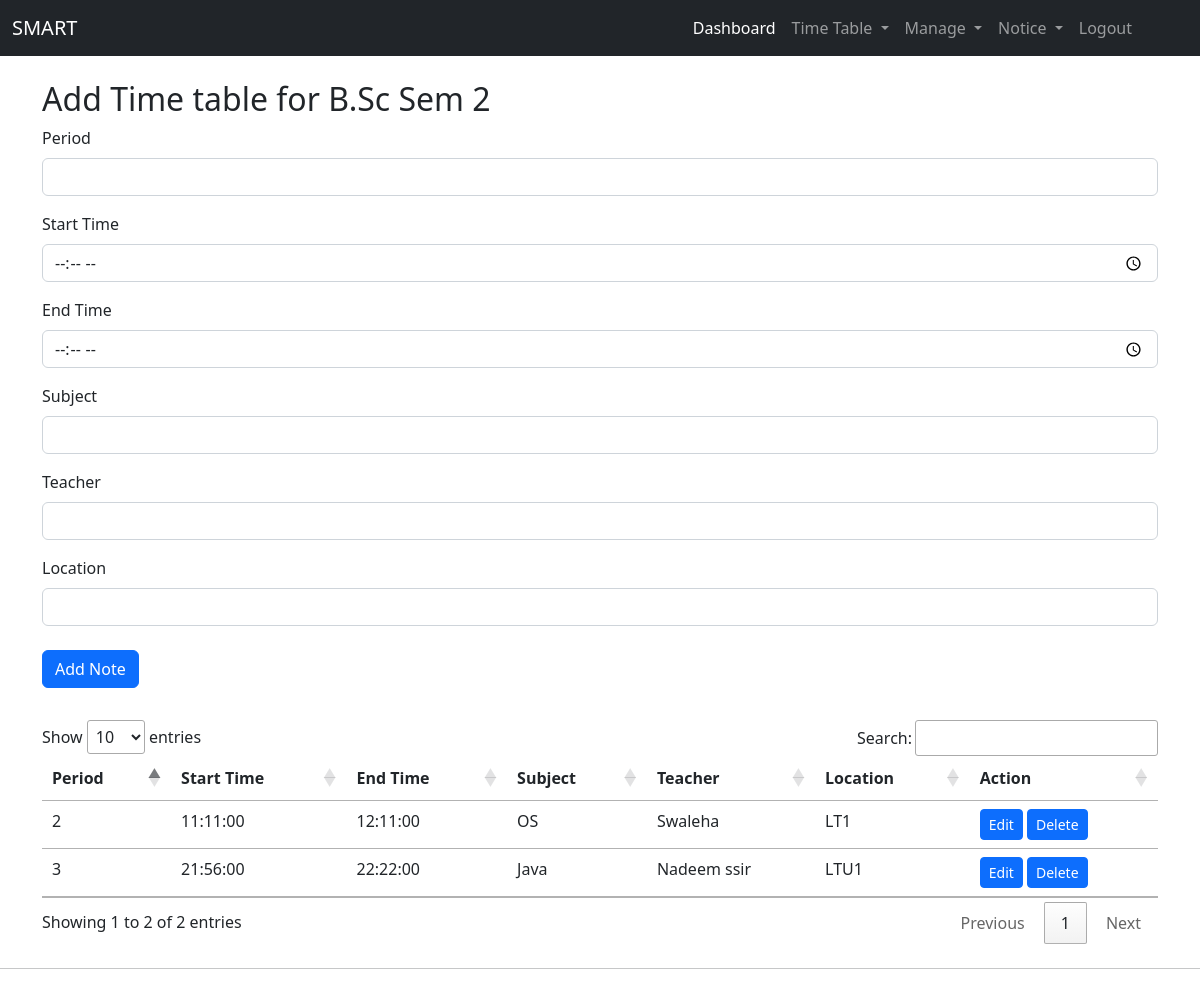
Page /admin/content/timetable/bsc/bsc2.php (signed in) on the committed database.
### tables this page shows
CREATE TABLE `wednesday` (
  `sno` int(2) NOT NULL,
  `stime` time NOT NULL,
  `etime` time NOT NULL,
  `period` int(2) NOT NULL,
  `subject` varchar(20) NOT NULL,
  `teacher` varchar(20) NOT NULL,
  `location` varchar(5) NOT NULL,
  `present` tinyint(1) NOT NULL
);

### admin/content/timetable/bsc/bsc2.php (the view, shortened to what this page needs)
<?php
$servername = "localhost";
$username = "root";
$password = "";
$database = "tt_bsc_2";
$day = date('l');
$conn = mysqli_connect($servername, $username, $password, $database);
?>
<!doctype html>
<html lang="en">
<head>
    <link href="https://cdn.jsdelivr.net/npm/bootstrap@5.1.3/dist/css/bootstrap.min.css" rel="stylesheet">
    <link rel="stylesheet" href="//cdn.datatables.net/1.11.5/css/jquery.dataTables.min.css">
</head>
<body>
<?php
include '/xampp/htdocs/Project-SMART/admin/_nav.php';
    ?>
    <div class="container my-4">
        <h2>Add Time table for B.Sc Sem 2</h2>
        <form action="bsc2.php" method="post">
            <div class="mb-3">
                <label for="title" class="form-label">Period</label>
                <input type="text" class="form-control" id="period" aria-describedby="emailHelp" name="period">
            </div>
            <div class="mb-3">
                <label for="title" class="form-label">Start Time</label>
                <input type="time" min="09:00" max="18:00" class="form-control" id="stime" aria-describedby="emailHelp" name="stime">
            </div>
            <div class="mb-3">
                <label for="title" class="form-label">End Time</label>
                <input type="time" min="09:00" max="18:00" class="form-control" id="etime" aria-describedby="emailHelp" name="etime">
            </div>
            <div class="mb-3">
                <label for="title" class="form-label">Subject</label>
                <input type="text" class="form-control" id="subject" aria-describedby="emailHelp" name="subject">
            </div>
            <div class="mb-3">
                <label for="title" class="form-label">Teacher</label>
                <input type="text" class="form-control" id="teacher" aria-describedby="emailHelp" name="teacher">
            </div>
            <div class="mb-3">
                <label for="title" class="form-label">Location</label>
                <input type="text" class="form-control" id="location" aria-describedby="emailHelp" name="location">
            </div>
            <button type="submit" class="btn btn-primary my-2">Add Note</button>
        </form>
    </div>
    <div class="container my-4">
        <table class="table" id="myTable">
            <thead>
                <tr>
                    <th scope="col">Period</th>
                    <th scope="col">Start Time</th>
                    <th scope="col">End Time</th>
                    <th scope="col">Subject</th>
                    <th scope="col">Teacher</th>
                    <th scope="col">Location</th>
                    <th scope="col">Action</th>
                </tr>
            </thead>
            <tbody>
                <?php
                $sql = "SELECT * FROM $day";
                $result = mysqli_query($conn, $sql);
                while ($row = mysqli_fetch_assoc($result)) {
                    echo "<tr>
            <td>" . $row['period'] . "</td>
            <td>" . $row['stime'] . "</td>
            <td>" . $row['etime'] . "</td>
            <td>" . $row['subject'] . "</td>
            <td>" . $row['teacher'] . "</td>
            <td>" . $row['location'] . "</td>
            <td> <button class='edit btn btn-sm btn-primary' id=" . $row['sno'] . ">Edit</button> <button class='delete btn btn-sm btn-primary' id=d" . $row['sno'] . ">Delete</button>  </td>
            </tr>";
                }
                ?>
            </tbody>
        </table>
    </div>
    <hr>
</body>
</html>

### rows in the picture
wednesday: period "2", stime "11:11:00", etime "12:11:00", subject "OS", teacher "Swaleha", location "LT1"
wednesday: period "3", stime "21:56:00", etime "22:22:00", subject "Java", teacher "Nadeem ssir", location "LTU1"
